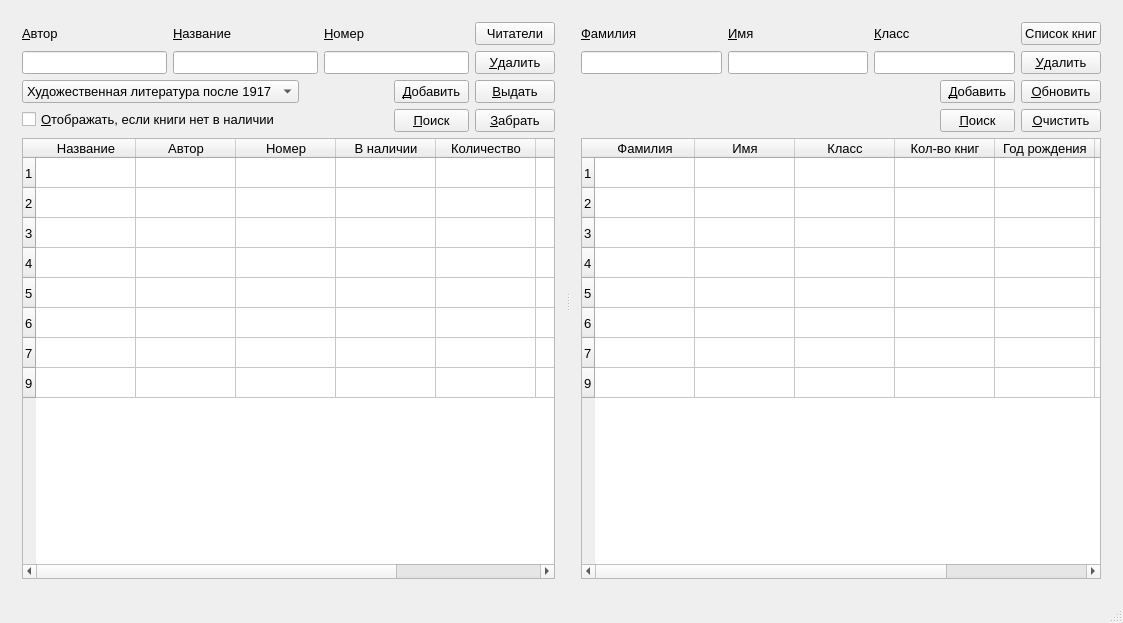
<?xml version="1.0" encoding="UTF-8"?>
<ui version="4.0">
 <class>MainWindow</class>
 <widget class="QMainWindow" name="MainWindow">
  <property name="geometry">
   <rect>
    <x>0</x>
    <y>0</y>
    <width>1123</width>
    <height>623</height>
   </rect>
  </property>
  <property name="minimumSize">
   <size>
    <width>555</width>
    <height>0</height>
   </size>
  </property>
  <property name="font">
   <font>
    <pointsize>10</pointsize>
   </font>
  </property>
  <property name="windowTitle">
   <string>Библиотечная база данных</string>
  </property>
  <property name="iconSize">
   <size>
    <width>96</width>
    <height>96</height>
   </size>
  </property>
  <widget class="QWidget" name="centralWidget">
   <layout class="QGridLayout" name="gridLayout">
    <item row="0" column="0">
     <widget class="QSplitter" name="splitter">
      <property name="orientation">
       <enum>Qt::Horizontal</enum>
      </property>
      <widget class="QWidget" name="layoutWidget">
       <layout class="QVBoxLayout" name="verticalLayout_3">
        <item>
         <layout class="QHBoxLayout" name="horizontalLayout_2">
          <item>
           <layout class="QVBoxLayout" name="verticalLayout_2">
            <item>
             <layout class="QHBoxLayout" name="horizontalLayout_21">
              <item>
               <layout class="QVBoxLayout" name="verticalLayout_36">
                <item>
                 <widget class="QLabel" name="label_author">
                  <property name="text">
                   <string>&amp;Автор</string>
                  </property>
                  <property name="buddy">
                   <cstring>authorBook</cstring>
                  </property>
                 </widget>
                </item>
                <item>
                 <widget class="QLineEdit" name="authorBook">
                  <property name="styleSheet">
                   <string notr="true">Margin-raight: 3%;</string>
                  </property>
                 </widget>
                </item>
               </layout>
              </item>
              <item>
               <layout class="QVBoxLayout" name="verticalLayout_37">
                <item>
                 <widget class="QLabel" name="label_name">
                  <property name="text">
                   <string>&amp;Название</string>
                  </property>
                  <property name="buddy">
                   <cstring>nameBook</cstring>
                  </property>
                 </widget>
                </item>
                <item>
                 <widget class="QLineEdit" name="nameBook">
                  <property name="styleSheet">
                   <string notr="true">Margin-raight: 3%;</string>
                  </property>
                 </widget>
                </item>
               </layout>
              </item>
              <item>
               <layout class="QVBoxLayout" name="verticalLayout_38">
                <item>
                 <widget class="QLabel" name="label_number">
                  <property name="text">
                   <string>&amp;Номер</string>
                  </property>
                  <property name="buddy">
                   <cstring>numberBook</cstring>
                  </property>
                 </widget>
                </item>
                <item>
                 <widget class="QLineEdit" name="numberBook">
                  <property name="styleSheet">
                   <string notr="true">Margin-raight: 3%;</string>
                  </property>
                 </widget>
                </item>
               </layout>
              </item>
             </layout>
            </item>
            <item>
             <layout class="QHBoxLayout" name="horizontalLayout">
              <item>
               <layout class="QVBoxLayout" name="verticalLayout_39">
                <item>
                 <widget class="QComboBox" name="subsectionBook">
                  <property name="font">
                   <font>
                    <pointsize>10</pointsize>
                   </font>
                  </property>
                  <property name="cursor">
                   <cursorShape>PointingHandCursor</cursorShape>
                  </property>
                  <property name="styleSheet">
                   <string notr="true">Margin-raight: 3%;</string>
                  </property>
                  <item>
                   <property name="text">
                    <string>Художественная литература после 1917</string>
                   </property>
                  </item>
                  <item>
                   <property name="text">
                    <string>Художественная литература до 1917</string>
                   </property>
                  </item>
                  <item>
                   <property name="text">
                    <string>Зарубежная литература</string>
                   </property>
                  </item>
                  <item>
                   <property name="text">
                    <string>Детская литература</string>
                   </property>
                  </item>
                  <item>
                   <property name="text">
                    <string>Учебный фонд</string>
                   </property>
                  </item>
                  <item>
                   <property name="text">
                    <string>Ценный фонд</string>
                   </property>
                  </item>
                 </widget>
                </item>
                <item>
                 <layout class="QHBoxLayout" name="horizontalLayout_23">
                  <item>
                   <widget class="QCheckBox" name="inStock">
                    <property name="cursor">
                     <cursorShape>PointingHandCursor</cursorShape>
                    </property>
                    <property name="text">
                     <string>&amp;Отображать, если книги нет в наличии  </string>
                    </property>
                   </widget>
                  </item>
                 </layout>
                </item>
               </layout>
              </item>
              <item>
               <spacer name="horizontalSpacer_2">
                <property name="orientation">
                 <enum>Qt::Horizontal</enum>
                </property>
                <property name="sizeHint" stdset="0">
                 <size>
                  <width>40</width>
                  <height>20</height>
                 </size>
                </property>
               </spacer>
              </item>
              <item>
               <layout class="QVBoxLayout" name="verticalLayout_40">
                <item>
                 <widget class="QPushButton" name="addBook">
                  <property name="maximumSize">
                   <size>
                    <width>75</width>
                    <height>23</height>
                   </size>
                  </property>
                  <property name="font">
                   <font>
                    <pointsize>10</pointsize>
                   </font>
                  </property>
                  <property name="cursor">
                   <cursorShape>PointingHandCursor</cursorShape>
                  </property>
                  <property name="styleSheet">
                   <string notr="true">Margin-raight: 3%;</string>
                  </property>
                  <property name="text">
                   <string>&amp;Добавить</string>
                  </property>
                 </widget>
                </item>
                <item>
                 <widget class="QPushButton" name="searchBook">
                  <property name="maximumSize">
                   <size>
                    <width>75</width>
                    <height>23</height>
                   </size>
                  </property>
                  <property name="font">
                   <font>
                    <pointsize>10</pointsize>
                   </font>
                  </property>
                  <property name="cursor">
                   <cursorShape>PointingHandCursor</cursorShape>
                  </property>
                  <property name="styleSheet">
                   <string notr="true">Margin-raight: 3%;</string>
                  </property>
                  <property name="text">
                   <string>&amp;Поиск</string>
                  </property>
                 </widget>
                </item>
               </layout>
              </item>
             </layout>
            </item>
           </layout>
          </item>
          <item>
           <layout class="QVBoxLayout" name="verticalLayout_41">
            <item>
             <widget class="QPushButton" name="bookReaders">
              <property name="cursor">
               <cursorShape>PointingHandCursor</cursorShape>
              </property>
              <property name="styleSheet">
               <string notr="true">Margin-raight: 3%;</string>
              </property>
              <property name="text">
               <string>Читатели</string>
              </property>
             </widget>
            </item>
            <item>
             <widget class="QPushButton" name="deleteBook">
              <property name="cursor">
               <cursorShape>PointingHandCursor</cursorShape>
              </property>
              <property name="styleSheet">
               <string notr="true">Margin-raight: 3%;</string>
              </property>
              <property name="text">
               <string>&amp;Удалить</string>
              </property>
             </widget>
            </item>
            <item>
             <widget class="QPushButton" name="giveBook">
              <property name="cursor">
               <cursorShape>PointingHandCursor</cursorShape>
              </property>
              <property name="styleSheet">
               <string notr="true">Margin-raight: 3%;</string>
              </property>
              <property name="text">
               <string>&amp;Выдать</string>
              </property>
             </widget>
            </item>
            <item>
             <widget class="QPushButton" name="takeBook">
              <property name="cursor">
               <cursorShape>PointingHandCursor</cursorShape>
              </property>
              <property name="styleSheet">
               <string notr="true">Margin-raight: 3%;</string>
              </property>
              <property name="text">
               <string>&amp;Забрать</string>
              </property>
             </widget>
            </item>
           </layout>
          </item>
         </layout>
        </item>
        <item>
         <widget class="QTableWidget" name="tableBook">
          <property name="font">
           <font>
            <pointsize>10</pointsize>
           </font>
          </property>
          <property name="cursor" stdset="0">
           <cursorShape>ArrowCursor</cursorShape>
          </property>
          <property name="styleSheet">
           <string notr="true">Margin-raight: 3%;</string>
          </property>
          <row>
           <property name="text">
            <string>1</string>
           </property>
          </row>
          <row>
           <property name="text">
            <string>2</string>
           </property>
          </row>
          <row>
           <property name="text">
            <string>3</string>
           </property>
          </row>
          <row>
           <property name="text">
            <string>4</string>
           </property>
          </row>
          <row>
           <property name="text">
            <string>5</string>
           </property>
          </row>
          <row>
           <property name="text">
            <string>6</string>
           </property>
          </row>
          <row>
           <property name="text">
            <string>7</string>
           </property>
          </row>
          <row>
           <property name="text">
            <string>9</string>
           </property>
          </row>
          <column>
           <property name="text">
            <string>Название</string>
           </property>
          </column>
          <column>
           <property name="text">
            <string>Автор</string>
           </property>
          </column>
          <column>
           <property name="text">
            <string>Номер</string>
           </property>
          </column>
          <column>
           <property name="text">
            <string>В наличии</string>
           </property>
          </column>
          <column>
           <property name="text">
            <string>Количество</string>
           </property>
          </column>
          <column>
           <property name="text">
            <string>Отдел</string>
           </property>
          </column>
          <column>
           <property name="text">
            <string>Издательство</string>
           </property>
          </column>
         </widget>
        </item>
       </layout>
      </widget>
      <widget class="QWidget" name="layoutWidget">
       <layout class="QVBoxLayout" name="verticalLayout_4">
        <item>
         <layout class="QHBoxLayout" name="horizontalLayout_3">
          <item>
           <layout class="QVBoxLayout" name="verticalLayout_5">
            <item>
             <layout class="QHBoxLayout" name="horizontalLayout_22">
              <item>
               <layout class="QVBoxLayout" name="verticalLayout_42">
                <item>
                 <widget class="QLabel" name="label_Surname">
                  <property name="text">
                   <string>&amp;Фамилия</string>
                  </property>
                  <property name="buddy">
                   <cstring>surnameStudent</cstring>
                  </property>
                 </widget>
                </item>
                <item>
                 <widget class="QLineEdit" name="surnameStudent">
                  <property name="styleSheet">
                   <string notr="true">Margin-raight: 3%;</string>
                  </property>
                 </widget>
                </item>
               </layout>
              </item>
              <item>
               <layout class="QVBoxLayout" name="verticalLayout_43">
                <item>
                 <widget class="QLabel" name="label_Name">
                  <property name="text">
                   <string>&amp;Имя</string>
                  </property>
                  <property name="buddy">
                   <cstring>nameStudent</cstring>
                  </property>
                 </widget>
                </item>
                <item>
                 <widget class="QLineEdit" name="nameStudent">
                  <property name="styleSheet">
                   <string notr="true">Margin-raight: 3%;</string>
                  </property>
                 </widget>
                </item>
               </layout>
              </item>
              <item>
               <layout class="QVBoxLayout" name="verticalLayout_44">
                <item>
                 <widget class="QLabel" name="label_Class">
                  <property name="text">
                   <string>&amp;Класс</string>
                  </property>
                  <property name="buddy">
                   <cstring>courseStudent</cstring>
                  </property>
                 </widget>
                </item>
                <item>
                 <widget class="QLineEdit" name="courseStudent">
                  <property name="styleSheet">
                   <string notr="true">Margin-raight: 3%;</string>
                  </property>
                 </widget>
                </item>
               </layout>
              </item>
             </layout>
            </item>
            <item>
             <layout class="QHBoxLayout" name="horizontalLayout_4">
              <item>
               <spacer name="horizontalSpacer">
                <property name="orientation">
                 <enum>Qt::Horizontal</enum>
                </property>
                <property name="sizeHint" stdset="0">
                 <size>
                  <width>40</width>
                  <height>20</height>
                 </size>
                </property>
               </spacer>
              </item>
              <item>
               <layout class="QVBoxLayout" name="verticalLayout_46">
                <item>
                 <widget class="QPushButton" name="addStudent">
                  <property name="maximumSize">
                   <size>
                    <width>75</width>
                    <height>23</height>
                   </size>
                  </property>
                  <property name="cursor">
                   <cursorShape>PointingHandCursor</cursorShape>
                  </property>
                  <property name="styleSheet">
                   <string notr="true">Margin-raight: 3%;</string>
                  </property>
                  <property name="text">
                   <string>&amp;Добавить</string>
                  </property>
                 </widget>
                </item>
                <item>
                 <widget class="QPushButton" name="searchStudent">
                  <property name="maximumSize">
                   <size>
                    <width>75</width>
                    <height>23</height>
                   </size>
                  </property>
                  <property name="cursor">
                   <cursorShape>PointingHandCursor</cursorShape>
                  </property>
                  <property name="styleSheet">
                   <string notr="true">Margin-raight: 3%;</string>
                  </property>
                  <property name="text">
                   <string>&amp;Поиск</string>
                  </property>
                 </widget>
                </item>
               </layout>
              </item>
             </layout>
            </item>
           </layout>
          </item>
          <item>
           <layout class="QVBoxLayout" name="verticalLayout_47">
            <item>
             <widget class="QPushButton" name="studentBooks">
              <property name="cursor">
               <cursorShape>PointingHandCursor</cursorShape>
              </property>
              <property name="styleSheet">
               <string notr="true">Margin-raight: 3%;</string>
              </property>
              <property name="text">
               <string>Список книг</string>
              </property>
             </widget>
            </item>
            <item>
             <widget class="QPushButton" name="deleteStudent">
              <property name="cursor">
               <cursorShape>PointingHandCursor</cursorShape>
              </property>
              <property name="styleSheet">
               <string notr="true">Margin-raight: 3%;</string>
              </property>
              <property name="text">
               <string>&amp;Удалить</string>
              </property>
             </widget>
            </item>
            <item>
             <widget class="QPushButton" name="update">
              <property name="cursor">
               <cursorShape>PointingHandCursor</cursorShape>
              </property>
              <property name="styleSheet">
               <string notr="true">Margin-raight: 3%;</string>
              </property>
              <property name="text">
               <string>&amp;Обновить</string>
              </property>
             </widget>
            </item>
            <item>
             <widget class="QPushButton" name="clear">
              <property name="cursor">
               <cursorShape>PointingHandCursor</cursorShape>
              </property>
              <property name="styleSheet">
               <string notr="true">Margin-raight: 3%;</string>
              </property>
              <property name="text">
               <string>&amp;Очистить</string>
              </property>
             </widget>
            </item>
           </layout>
          </item>
         </layout>
        </item>
        <item>
         <widget class="QTableWidget" name="tableStudent">
          <property name="font">
           <font>
            <pointsize>10</pointsize>
           </font>
          </property>
          <property name="cursor" stdset="0">
           <cursorShape>ArrowCursor</cursorShape>
          </property>
          <property name="styleSheet">
           <string notr="true">Margin-raight: 3%;</string>
          </property>
          <row>
           <property name="text">
            <string>1</string>
           </property>
          </row>
          <row>
           <property name="text">
            <string>2</string>
           </property>
          </row>
          <row>
           <property name="text">
            <string>3</string>
           </property>
          </row>
          <row>
           <property name="text">
            <string>4</string>
           </property>
          </row>
          <row>
           <property name="text">
            <string>5</string>
           </property>
          </row>
          <row>
           <property name="text">
            <string>6</string>
           </property>
          </row>
          <row>
           <property name="text">
            <string>7</string>
           </property>
          </row>
          <row>
           <property name="text">
            <string>9</string>
           </property>
          </row>
          <column>
           <property name="text">
            <string>Фамилия</string>
           </property>
          </column>
          <column>
           <property name="text">
            <string>Имя</string>
           </property>
          </column>
          <column>
           <property name="text">
            <string>Класс</string>
           </property>
          </column>
          <column>
           <property name="text">
            <string>Кол-во книг</string>
           </property>
          </column>
          <column>
           <property name="text">
            <string>Год рождения</string>
           </property>
          </column>
          <column>
           <property name="text">
            <string>Моб. телефон</string>
           </property>
          </column>
          <column>
           <property name="text">
            <string>Адрес</string>
           </property>
          </column>
         </widget>
        </item>
       </layout>
      </widget>
     </widget>
    </item>
   </layout>
  </widget>
  <widget class="QStatusBar" name="statusBar"/>
 </widget>
 <layoutdefault spacing="6" margin="11"/>
 <resources/>
 <connections/>
</ui>
